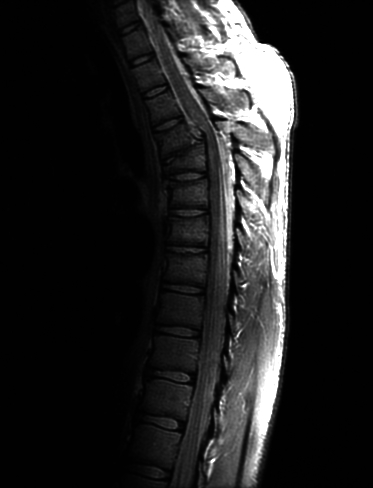
%> input picture HW2/MRI.png, 373 x 488 px
$ octave Q7.m   (GNU Octave 9; MATLAB toolbox functions it lacks are replaced by stand-ins)
%> lines starting %> are read from the running program, lines starting %| are printed output that depends on the picture
clear; clc; close all;
%% Read Images
 mri_img = imread("MRI.png");
%> mri_img is the input picture: size 488x373 uint8; min 0, max 255, mean 32.6
corrected_img = uint8(histogram_equalization(mri_img, 256));
c2 = histeq(mri_img,256);

images = {mri_img,corrected_img,c2};
labels = {"Normal MRI Image", "Histogram Equalization by Function Defined by Me", "Histogram Equalization by Default MATLAB function"};

showImages(images,labels,"Q7_Resulting_Images","Histogram Equalization",1,3)

%% This function will display the images and their histograms
function showImages(images, labels, file_name, final_image_name, subplot_x,subplot_y)
%Display the Images
    figure
    for i=1:length(images)
        currentImage = images{i};
        % Create a subplot
        subplot(subplot_x, subplot_y, i);
        % Display the image with its label
        imshow(currentImage, []);
        % Compute the noise standard deviation and mean before and after filtering.
        title(labels{i});
        imwrite(mat2gray(currentImage),fullfile(file_name, labels{i}+".jpg"));
    end
    figure
    for i=1:length(images)
        currentImage = images{i};
        % Create a subplot
        subplot(subplot_x, subplot_y, i);
        % Create histogram for both images
        histogram(currentImage, 'Normalization','count');
        title(labels{i});
        imwrite(mat2gray(currentImage),fullfile(file_name, labels{i}+".jpg"));
    end
    % Adjust layout
    sgtitle(final_image_name);
    set(gcf, 'Position', [100, 100, 800, 600]);
    saveas(gcf, fullfile(file_name, final_image_name+ ".jpg"));
end
function corrected_img = histogram_equalization(image, L)
%> called with L = 256
    % Create histogram for image
     [m,n] = size(image);
%> m = 488; n = 373
    % Create normalized Image Histogram
    hist = zeros(1,256);
    for row=1:m
        for col=1:n
            hist(image(row,col)+1) = hist(image(row,col)+1)+1;
        end
    end
%> after the loop, hist = 256 values, max 102029 at index 2, min 0 at index 256, mean 711
    normalized_hist = hist / (m*n)
%> normalized_hist = 256 values, max 0.561 at index 2, min 0 at index 256, mean 0.00391
    lookup_transformation_table = zeros(256);
    for k=1:256
        lookup_transformation_table(k) = (L-1) * sum(normalized_hist(1:k));
    end
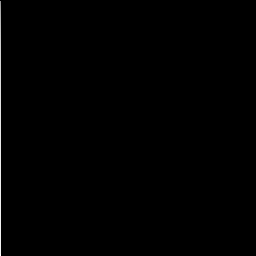
%> lookup_transformation_table: size 256x256 double; min 0, max 255, mean 0.9
    corrected_img = zeros(m,n);
    for row=1:m
        for col=1:n
            corrected_img(row,col) = lookup_transformation_table(image(row,col)+1);
        end
    end
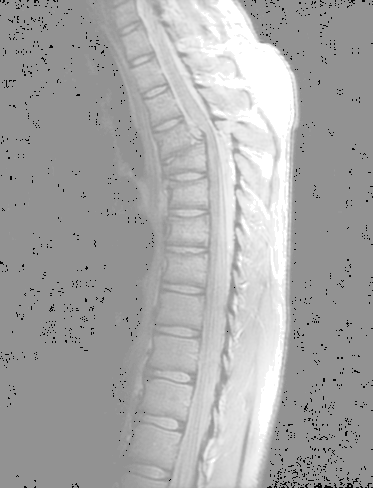
%> corrected_img: size 488x373 double; min 3.12, max 255, mean 168.1
%> `images = {mri_img,corrected_img,c2};`: images = 3 items
%> in showImages, `set(gcf, 'Position', [100, 100, 800, 600]);`:
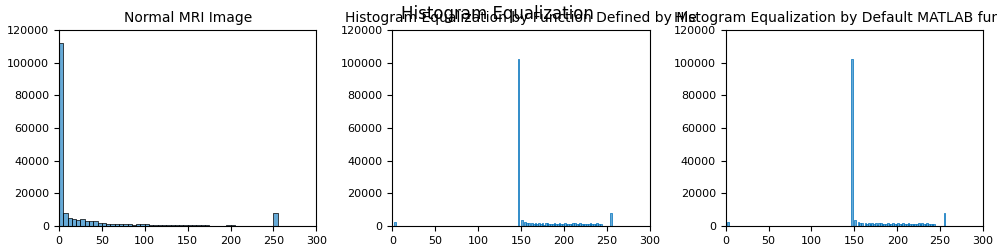
%> figure redrawn from the program's plot data, 3 panels; panel 1: tallest bar 111993 high, from x = 0 to 5; panel 2: tallest bar 102029 high, from x = 146 to 148; panel 3: tallest bar 102029 high, from x = 146 to 148
end
